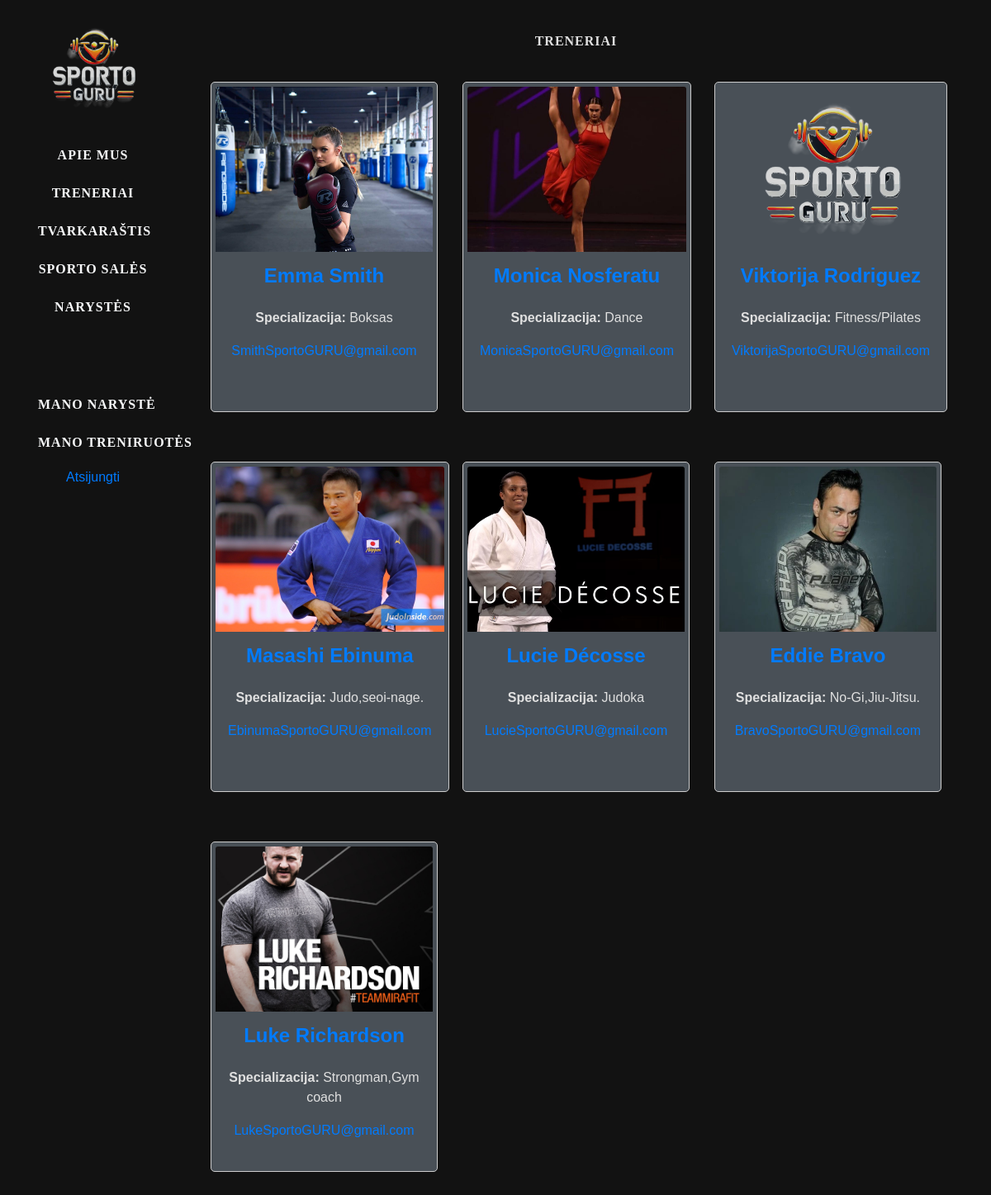
Screenshot of /gympro/treneriai/ (signed in) with the database file from the repository.
### gympro/models.py (models this page shows, shortened)
class Instructor(models.Model):
    first_name = models.CharField(max_length=30)
    last_name = models.CharField(max_length=30)
    specialization = models.CharField(max_length=100)
    bio = models.TextField(blank=True)
    contact_email = models.EmailField(blank=True, null=True)
    phone_number = models.CharField(max_length=15, blank=True, null=True)
    photo = models.ImageField(upload_to='instructors_photos/', blank=True, null=True)
    instagram = models.URLField(blank=True, null=True)
    facebook = models.URLField(blank=True, null=True)
    linkedin = models.URLField(blank=True, null=True)
    class Meta:
        ordering = ["specialization"]
        verbose_name = "Instruktorius/Treneris"
        verbose_name_plural = "Instruktoriai/Treneriai"

### gympro/views.py (the view)
# urls.py: path('treneriai/',views.treneriai,name="treneriai"),
def treneriai(request):
    treneriai = Instructor.objects.all()
    context = {'treneriai': treneriai, }
    return render(request, "treneriai.html", context=context)

### gympro/templates/treneriai.html
{% extends "base.html" %}
{% block content %}
{% load static %}
<div class="col-sm-10">
    <div class="container visi_treneriai">
        <h4>Treneriai</h4>
        <div class="row">
            {% for treneris in treneriai %}
                <div class="col-md-4">
                    <div class="card-treneriai" style="border: 1px solid #ccc; border-radius: 5px; padding: 5px;">
                        {% if treneris.photo %}
                            <img src="{{ treneris.photo.url }}" class="card-img-top" alt="{{ treneris.first_name }} {{ treneris.last_name }}">
                        {% else %}
                            <img src="{% static 'images/logo.png' %}" class="card-img-top" alt="logotipas">
                        {% endif %}
                        <div class="card-body">
                            <h5 class="card-title"><a href="{% url 'treneris' treneris.id %}">{{ treneris.first_name }} {{ treneris.last_name }}</a></h5>
                            <br>
                            <p class="card-text"><strong>Specializacija:</strong> {{ treneris.specialization }}</p>
                            <p class="card-text"><a href="mailto:{{ treneris.contact_email }}">{{ treneris.contact_email }}</a></p>
                        </div>
                    </div>
                </div>
            {% endfor %}
        </div>
    </div>
</div>
{% endblock %}

### gympro/static/css/styles.css (style rules this page uses)
body { background-color: #121212; color: #e0e0e0; font-family: 'Arial', sans-serif; }
html, body { height: 100%; margin: 0; }
.card-treneriai { background-color: #495057; margin-bottom: 20px; margin-top: 20px; display: flex; flex-direction: column; min-height: 400px; width: 300px; }
.card-title { font-size: 1.5rem; font-weight: bold; margin: 0; }
.card-body { padding: 15px; flex-grow: 1; text-align: center; }
.card-img-top { width: 100%; height: 200px; object-fit: cover; }
.row { margin: 0; padding: 0; display: flex; flex-wrap: wrap; width: 100%; }
.col-md-4 { flex: 1 1 30%; margin-bottom: 20px; display: flex; justify-content: space-between; }
h4 { text-align: center !important; margin-bottom: 20px !important; margin-top: 40px !important; font-family: 'Merriweather', serif !important; font-weight: bold !important; font-size: 16px !important; letter-spacing: 1px !important; text-transform: uppercase !important; }

### rows the page displays
Instructor: photo (picture), first_name "Emma", last_name "Smith", specialization "Boksas", contact_email "SmithSportoGURU@gmail.com"
Instructor: photo (picture), first_name "Monica", last_name "Nosferatu", specialization "Dance", contact_email "MonicaSportoGURU@gmail.com"
Instructor: first_name "Viktorija", last_name "Rodriguez", specialization "Fitness/Pilates", contact_email "ViktorijaSportoGURU@gmail.com"
Instructor: photo (picture), first_name "Masashi", last_name "Ebinuma", specialization "Judo,seoi-nage.", contact_email "EbinumaSportoGURU@gmail.com"
Instructor: photo (picture), first_name "Lucie", last_name "Décosse", specialization "Judoka", contact_email "LucieSportoGURU@gmail.com"
Instructor: photo (picture), first_name "Eddie", last_name "Bravo", specialization "No-Gi,Jiu-Jitsu.", contact_email "BravoSportoGURU@gmail.com"
Instructor: photo (picture), first_name "Luke", last_name "Richardson", specialization "Strongman,Gym coach", contact_email "LukeSportoGURU@gmail.com"
